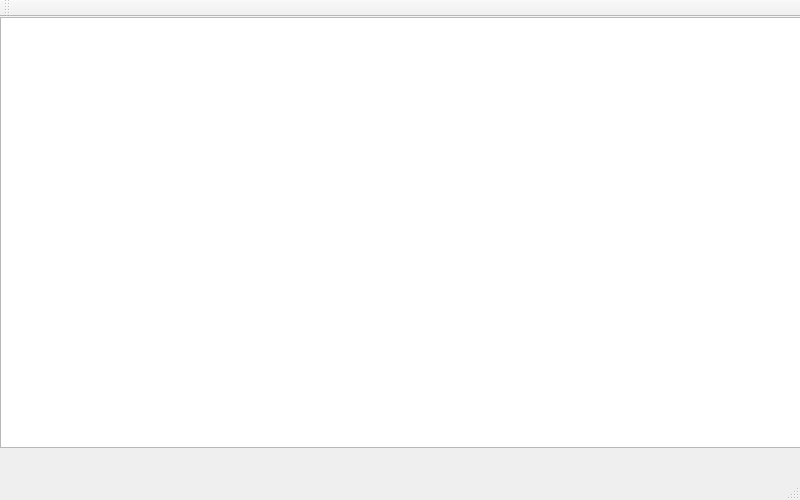
<?xml version="1.0" encoding="UTF-8"?>
<ui version="4.0">
 <class>desk</class>
 <widget class="QMainWindow" name="desk">
  <property name="geometry">
   <rect>
    <x>0</x>
    <y>0</y>
    <width>800</width>
    <height>500</height>
   </rect>
  </property>
  <property name="sizePolicy">
   <sizepolicy hsizetype="Fixed" vsizetype="Fixed">
    <horstretch>0</horstretch>
    <verstretch>0</verstretch>
   </sizepolicy>
  </property>
  <property name="windowTitle">
   <string>desk</string>
  </property>
  <widget class="QWidget" name="centralWidget">
   <widget class="QListView" name="listView">
    <property name="geometry">
     <rect>
      <x>0</x>
      <y>0</y>
      <width>801</width>
      <height>431</height>
     </rect>
    </property>
   </widget>
  </widget>
  <widget class="QMenuBar" name="menuBar">
   <property name="geometry">
    <rect>
     <x>0</x>
     <y>0</y>
     <width>800</width>
     <height>22</height>
    </rect>
   </property>
  </widget>
  <widget class="QToolBar" name="mainToolBar">
   <attribute name="toolBarArea">
    <enum>TopToolBarArea</enum>
   </attribute>
   <attribute name="toolBarBreak">
    <bool>false</bool>
   </attribute>
  </widget>
  <widget class="QStatusBar" name="statusBar"/>
 </widget>
 <layoutdefault spacing="6" margin="11"/>
 <resources/>
 <connections/>
</ui>
